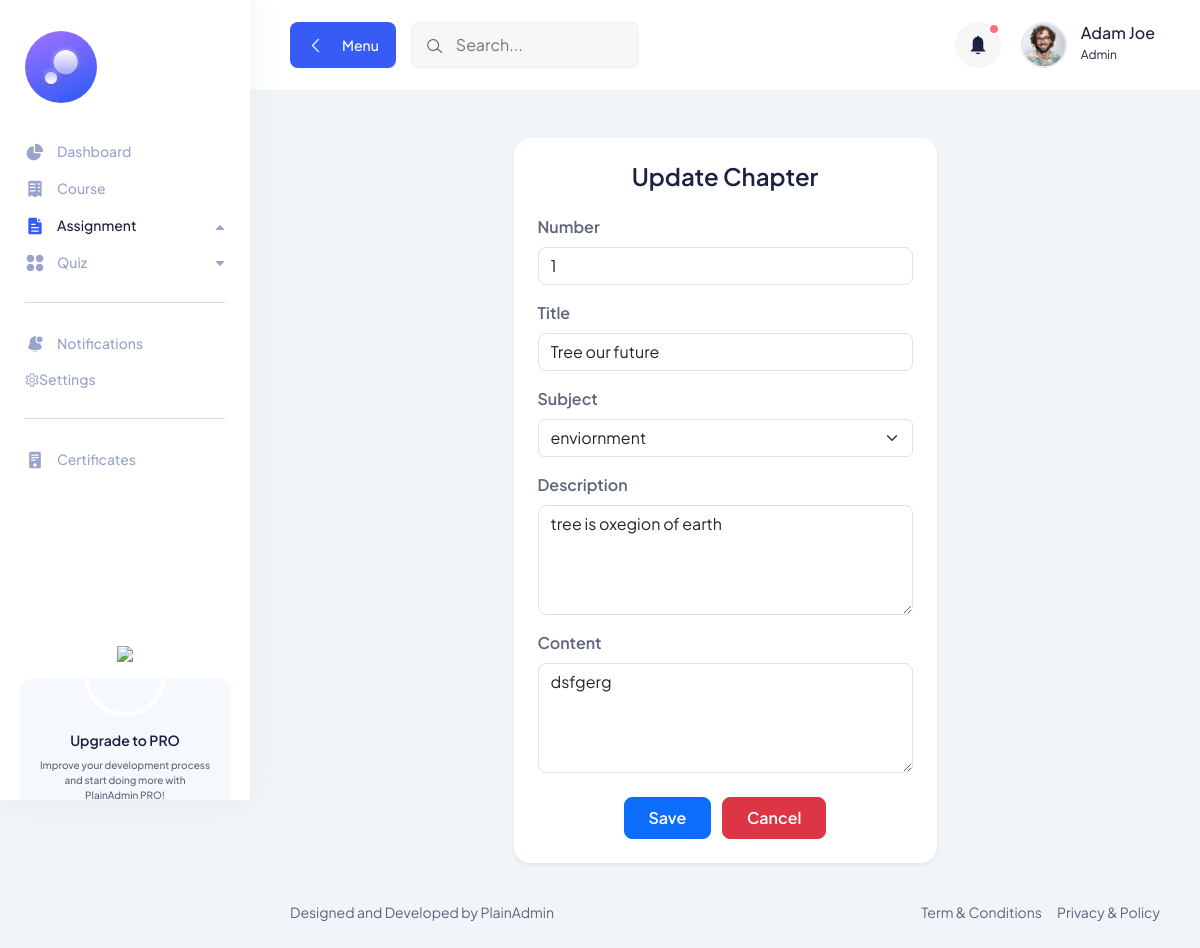
The app's page /update_chapter/2/ with its own data.
### learning_hub_app/models.py (models this page shows, shortened)
class Chapter(models.Model):
    subject = models.ForeignKey('Subject', on_delete=models.CASCADE, related_name='chapters')
    title = models.CharField(max_length=100)
    number = models.PositiveBigIntegerField(help_text="Chapter order number")
    description = models.TextField(blank=True, null=True)
    content = models.TextField(blank=True, null=True)
    class Meta :
        ordering = ['number']

class Subject(models.Model):
    name = models.CharField(max_length=100)
    code = models.CharField(max_length=20,unique=True)
    course = models.ForeignKey('Course', on_delete=models.CASCADE, related_name='subjects')
    description = models.TextField(blank=True,null=True)

### learning_hub_app/views.py (the view, shortened to what this page needs)
# urls.py: path("update_chapter/<int:id>/",  chapter_update, name='update_chapter'),
def chapter_update(request,id):
    chapter = get_object_or_404(Chapter,id=id)
    subjects = Subject.objects.all()
    return render(request,"teacher/chapter_update.html",{'chapter':chapter,'subjects':subjects})

### learning_hub_app/templates/teacher/chapter_update.html (shortened to what this page needs)
{% extends 'teacher/basefile.html' %}
{% block body %}
<section class="section">
  <div class="container-fluid">
    <div class="row justify-content-center">
      <div class="col-lg-6 col-md-8">
        <div class="card shadow-sm border-0 rounded-4 mt-5">
          <div class="card-body p-4">
            <h3 class="text-center mb-4 fw-semibold">Update Chapter</h3>
            <form method="POST">
              <div class="mb-3">
                <label class="form-label fw-semibold">Number</label>
                <input
                  type="text"
                  name="number"
                  class="form-control rounded-3"
                  placeholder="Enter chapter number"
                  value="{{ chapter.number}}"
                  required
                >
              </div>
              <div class="mb-3">
                <label class="form-label fw-semibold">Title</label>
                <input
                  type="text"
                  name="title"
                  class="form-control rounded-3"
                  placeholder="Enter chapter title"
                  value="{{ chapter.title}}"
                  required>
              </div>
              <div class="mb-3">
                <label class="form-label fw-semibold">Subject</label>
                 <select name="subject" class="form-select" required>
                {% for s in subjects %}
                    <option value="{{ s.id }}" {% if s.id == chapter.subject.id %}selected{% endif %}>{{ s.name }}</option>
                {% endfor %}
                </select>
              </div>
              <div class="mb-3">
                <label class="form-label fw-semibold">Description</label>
                <textarea
                  name="description"
                  class="form-control rounded-3"
                  rows="4"
                  placeholder="Write chapter description..."
                  required>{{ chapter.description }}</textarea>
              </div>
              <div class="mb-3">
                <label class="form-label fw-semibold">Content</label>
                <textarea
                  name="content"
                  class="form-control rounded-3"
                  rows="4"
                  placeholder="Write chapter content..."
                  required>{{ chapter.content }}</textarea>
              </div>
              <div class="text-center mt-4">
                <button type="submit" class="btn btn-primary px-4 py-2 rounded-3 fw-semibold">
                  {% if subject %}Update{% else %}Save{% endif %}
                </button>
                <a href="{% url 'chapters' %}" class="btn btn-danger px-4 py-2 rounded-3 fw-semibold ms-2">
                  Cancel
                </a>
              </div>
            </form>
          </div>
        </div>
      </div>
    </div>
  </div>
</section>
{% endblock %}

### static/assets/css/fullcalendar.css (style rules this page uses)
:root { --fc-daygrid-event-dot-width:8px;--fc-list-event-dot-width:10px;--fc-list-event-hover-bg-color:#f5f5f5 }

### records on screen
Chapter: number "1", title "Tree our future", subject "enviornment", description "tree is oxegion of earth", content "dsfgerg"
